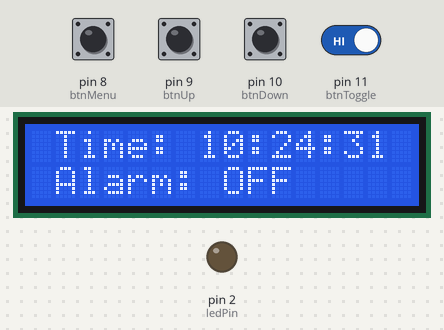
This sketch was run on a simulated Arduino Uno, built with avr-gcc and run on an emulated ATmega328P. Parts: 16×2 character LCD, output pins drawn as LEDs (lit = HIGH). The inputs (shaded band) are chosen by the test bench; at power-on: pin 8 (btnMenu), pin 9 (btnUp), pin 10 (btnDown), pin 11 (btnToggle) HIGH. The local clock reads 2024-03-15 10:24:30 at power-on unless the sketch sets it.

Above: at 1.2 s.
1.3 s: pin 8 (btnMenu) pulled LOW for 0.15 s
At 2.1 s:
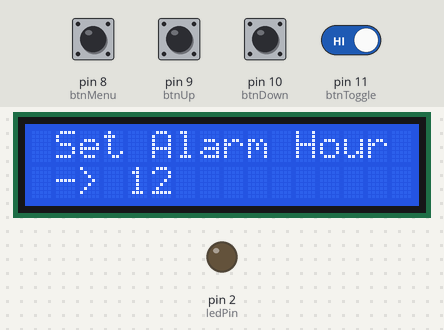
2.9 s: pin 8 (btnMenu) pulled LOW for 1 s
At 4.0 s:
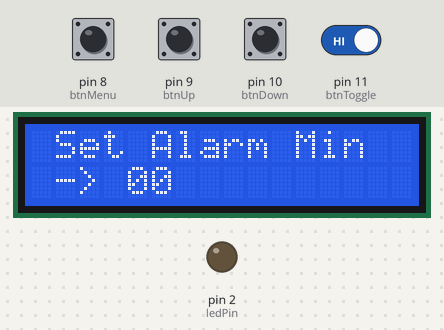
5.4 s: pin 9 (btnUp) pulled LOW for 0.15 s
At 6.6 s:
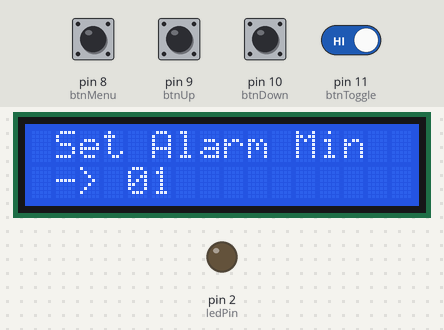
7.0 s: pin 9 (btnUp) pulled LOW for 1 s
At 8.3 s:
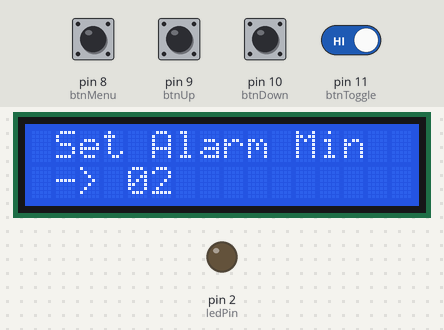
9.5 s: pin 8 (btnMenu) driven LOW and pin 11 (btnToggle) driven LOW
At 10.8 s:
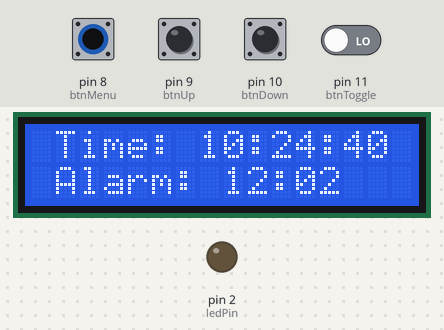
Timing chart, 0 to 12.5 s (numbered marks = the images above; inputs shaded):
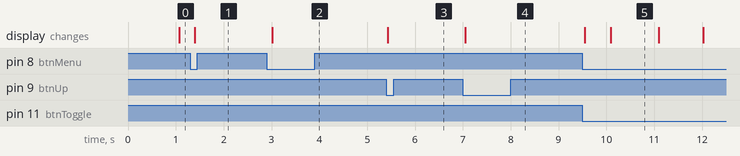

The sketch:

Arduino-Alarm-Clock.ino
```cpp
#include <Wire.h>
#include <LiquidCrystal_I2C.h>
#include <RTClib.h>

LiquidCrystal_I2C lcd(0x27, 16, 2);
RTC_DS3231 rtc;

// Hardware Pins
const int btnMenu = 8;   // Black wire (Menu)
const int btnUp = 9;     // Red wire (Up)
const int btnDown = 10;  // Green wire (Down)
const int btnToggle = 11;// Purple wire (Alarm Toggle)
const int ledPin = 2;    // Blue LED Alarm

// Variables
int menuMode = 0; // 0 = Main, 1 = Set Hour, 2 = Set Minute
int alarmHour = 12;
int alarmMinute = 0;
bool alarmArmed = false;

// Button States for debounce
bool lastMenu = HIGH;
bool lastUp = HIGH;
bool lastDown = HIGH;
bool lastToggle = HIGH;

void setup() {
  pinMode(btnMenu, INPUT_PULLUP);
  pinMode(btnUp, INPUT_PULLUP);
  pinMode(btnDown, INPUT_PULLUP);
  pinMode(btnToggle, INPUT_PULLUP);
  pinMode(ledPin, OUTPUT);

  lcd.init();
  lcd.backlight();
  rtc.begin();
}

void loop() {
  DateTime now = rtc.now();

  // Read buttons
  bool currMenu = digitalRead(btnMenu);
  bool currUp = digitalRead(btnUp);
  bool currDown = digitalRead(btnDown);
  bool currToggle = digitalRead(btnToggle);

  // Menu Button Logic (Switch between screens)
  if (currMenu == LOW && lastMenu == HIGH) {
    menuMode++;
    if (menuMode > 2) menuMode = 0;
    lcd.clear();
  }
  lastMenu = currMenu;

  // Toggle Alarm Button Logic (Only works on Main Screen)
  if (menuMode == 0 && currToggle == LOW && lastToggle == HIGH) {
    alarmArmed = !alarmArmed;
    lcd.clear();
  }
  lastToggle = currToggle;

  // Up/Down Button Logic for Setting the Alarm
  if (menuMode == 1) { // Set Hour
    if (currUp == LOW && lastUp == HIGH) alarmHour = (alarmHour + 1) % 24;
    if (currDown == LOW && lastDown == HIGH) alarmHour = (alarmHour == 0) ? 23 : alarmHour - 1;
  } else if (menuMode == 2) { // Set Minute
    if (currUp == LOW && lastUp == HIGH) alarmMinute = (alarmMinute + 1) % 60;
    if (currDown == LOW && lastDown == HIGH) alarmMinute = (alarmMinute == 0) ? 59 : alarmMinute - 1;
  }
  lastUp = currUp;
  lastDown = currDown;

  // --- Display Logic ---
  if (menuMode == 0) {
    // MAIN CLOCK SCREEN
    lcd.setCursor(1, 0); // Shifted right to prevent cut-off
    lcd.print("Time: ");
    print2Digits(now.hour());
    lcd.print(":");
    print2Digits(now.minute());
    lcd.print(":");
    print2Digits(now.second());

    lcd.setCursor(1, 1);
    if (alarmArmed) {
      lcd.print("Alarm: ");
      print2Digits(alarmHour);
      lcd.print(":");
      print2Digits(alarmMinute);
    } else {
      lcd.print("Alarm: OFF      ");
    }

    // ALARM TRIGGER
    if (alarmArmed && now.hour() == alarmHour && now.minute() == alarmMinute && now.second() < 15) {
      digitalWrite(ledPin, (millis() / 250) % 2); // Flash LED fast
    } else {
      digitalWrite(ledPin, LOW);
    }

  } else if (menuMode == 1) {
    // SET HOUR SCREEN
    lcd.setCursor(1, 0);
    lcd.print("Set Alarm Hour");
    lcd.setCursor(1, 1);
    lcd.print("-> ");
    print2Digits(alarmHour);
    lcd.print("           ");
  } else if (menuMode == 2) {
    // SET MINUTE SCREEN
    lcd.setCursor(1, 0);
    lcd.print("Set Alarm Min ");
    lcd.setCursor(1, 1);
    lcd.print("-> ");
    print2Digits(alarmMinute);
    lcd.print("           ");
  }

  delay(50); // Debounce delay
}

// Formatting tool for double digits
void print2Digits(int number) {
  if (number >= 0 && number < 10) lcd.print('0');
  lcd.print(number);
}
```

Measured:
- after the input at 1.3 s, the display: changes after 0.09 s (image 1)
- after the input at 2.9 s, the display: changes after 0.11 s (image 2)
- after the input at 5.4 s, the display: changes at once (image 3)
- after the input at 7.0 s, the display: changes after 0.05 s (image 4)
- after the input at 9.5 s, the display: first changes after 0.05 s (image 5 shows a later state)
- what the display in image 5 shows lasts 1.0 s, from 10.1 s to 11.1 s
